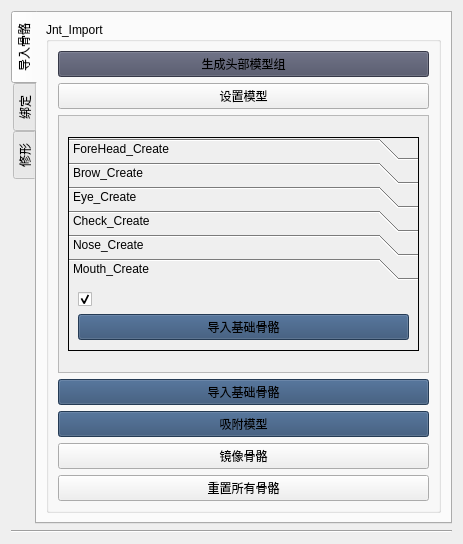
<?xml version="1.0" encoding="UTF-8"?>
<ui version="4.0">
 <class>faceUI_Form</class>
 <widget class="QWidget" name="faceUI_Form">
  <property name="geometry">
   <rect>
    <x>0</x>
    <y>0</y>
    <width>463</width>
    <height>508</height>
   </rect>
  </property>
  <property name="windowTitle">
   <string>faceUI_Win</string>
  </property>
  <layout class="QGridLayout" name="gridLayout">
   <item row="0" column="0">
    <layout class="QVBoxLayout" name="verticalLayout">
     <item>
      <widget class="QTabWidget" name="tabWidget">
       <property name="layoutDirection">
        <enum>Qt::LeftToRight</enum>
       </property>
       <property name="tabPosition">
        <enum>QTabWidget::West</enum>
       </property>
       <property name="tabShape">
        <enum>QTabWidget::Rounded</enum>
       </property>
       <property name="currentIndex">
        <number>0</number>
       </property>
       <widget class="QWidget" name="tabWidgetPage1">
        <attribute name="title">
         <string>导入骨骼</string>
        </attribute>
        <layout class="QGridLayout" name="gridLayout_2">
         <item row="2" column="0">
          <widget class="QGroupBox" name="groupBox_2">
           <property name="title">
            <string>Jnt_Import</string>
           </property>
           <layout class="QGridLayout" name="gridLayout_5">
            <item row="4" column="0">
             <widget class="QPushButton" name="rebulidAllBone_pushButton">
              <property name="text">
               <string>重置所有骨骼</string>
              </property>
             </widget>
            </item>
            <item row="3" column="0">
             <widget class="QPushButton" name="bneMir_pushButton">
              <property name="text">
               <string>镜像骨骼</string>
              </property>
             </widget>
            </item>
            <item row="0" column="0">
             <layout class="QGridLayout" name="gridLayout_18">
              <item row="0" column="0">
               <widget class="QPushButton" name="createheadmeshgrp_pushButton">
                <property name="styleSheet">
                 <string notr="true">
background-color: rgb(75, 78, 99);</string>
                </property>
                <property name="text">
                 <string>生成头部模型组</string>
                </property>
               </widget>
              </item>
              <item row="1" column="0">
               <widget class="QPushButton" name="setheadmesh_pushButton">
                <property name="text">
                 <string>设置模型</string>
                </property>
               </widget>
              </item>
              <item row="2" column="0">
               <widget class="QScrollArea" name="scrollArea">
                <property name="sizePolicy">
                 <sizepolicy hsizetype="Expanding" vsizetype="Fixed">
                  <horstretch>0</horstretch>
                  <verstretch>0</verstretch>
                 </sizepolicy>
                </property>
                <property name="widgetResizable">
                 <bool>true</bool>
                </property>
                <widget class="QWidget" name="scrollAreaWidgetContents">
                 <property name="geometry">
                  <rect>
                   <x>0</x>
                   <y>0</y>
                   <width>376</width>
                   <height>245</height>
                  </rect>
                 </property>
                 <layout class="QGridLayout" name="gridLayout_3">
                  <item row="1" column="0">
                   <widget class="QToolBox" name="toolBox">
                    <property name="sizePolicy">
                     <sizepolicy hsizetype="Preferred" vsizetype="Fixed">
                      <horstretch>0</horstretch>
                      <verstretch>0</verstretch>
                     </sizepolicy>
                    </property>
                    <property name="contextMenuPolicy">
                     <enum>Qt::DefaultContextMenu</enum>
                    </property>
                    <property name="acceptDrops">
                     <bool>true</bool>
                    </property>
                    <property name="layoutDirection">
                     <enum>Qt::LeftToRight</enum>
                    </property>
                    <property name="autoFillBackground">
                     <bool>true</bool>
                    </property>
                    <property name="frameShape">
                     <enum>QFrame::Panel</enum>
                    </property>
                    <property name="frameShadow">
                     <enum>QFrame::Plain</enum>
                    </property>
                    <property name="currentIndex">
                     <number>5</number>
                    </property>
                    <property name="tabSpacing">
                     <number>2</number>
                    </property>
                    <widget class="QWidget" name="page_4">
                     <property name="geometry">
                      <rect>
                       <x>0</x>
                       <y>0</y>
                       <width>356</width>
                       <height>69</height>
                      </rect>
                     </property>
                     <attribute name="label">
                      <string>ForeHead_Create</string>
                     </attribute>
                     <layout class="QGridLayout" name="gridLayout_4">
                      <item row="0" column="0">
                       <layout class="QVBoxLayout" name="verticalLayout_7">
                        <item>
                         <widget class="QCheckBox" name="checkBox_9">
                          <property name="text">
                           <string/>
                          </property>
                          <property name="checked">
                           <bool>true</bool>
                          </property>
                         </widget>
                        </item>
                        <item>
                         <widget class="QPushButton" name="importForeHeadBone_pushButton_15">
                          <property name="sizePolicy">
                           <sizepolicy hsizetype="Minimum" vsizetype="Fixed">
                            <horstretch>0</horstretch>
                            <verstretch>0</verstretch>
                           </sizepolicy>
                          </property>
                          <property name="styleSheet">
                           <string notr="true">background-color: rgba(46, 76, 113, 247);</string>
                          </property>
                          <property name="text">
                           <string>导入基础骨骼</string>
                          </property>
                         </widget>
                        </item>
                       </layout>
                      </item>
                     </layout>
                    </widget>
                    <widget class="QWidget" name="page_5">
                     <property name="geometry">
                      <rect>
                       <x>0</x>
                       <y>0</y>
                       <width>356</width>
                       <height>69</height>
                      </rect>
                     </property>
                     <attribute name="label">
                      <string>Brow_Create</string>
                     </attribute>
                     <layout class="QGridLayout" name="gridLayout_7">
                      <item row="0" column="0">
                       <widget class="QSplitter" name="splitter_2">
                        <property name="orientation">
                         <enum>Qt::Horizontal</enum>
                        </property>
                        <widget class="QWidget" name="layoutWidget_2">
                         <layout class="QVBoxLayout" name="verticalLayout_2">
                          <item>
                           <widget class="QCheckBox" name="checkBox_3">
                            <property name="text">
                             <string/>
                            </property>
                            <property name="checked">
                             <bool>true</bool>
                            </property>
                           </widget>
                          </item>
                          <item>
                           <widget class="QPushButton" name="importForeHeadBone_pushButton_9">
                            <property name="sizePolicy">
                             <sizepolicy hsizetype="Minimum" vsizetype="Fixed">
                              <horstretch>0</horstretch>
                              <verstretch>0</verstretch>
                             </sizepolicy>
                            </property>
                            <property name="styleSheet">
                             <string notr="true">background-color: rgba(46, 76, 113, 247);</string>
                            </property>
                            <property name="text">
                             <string>导入基础骨骼</string>
                            </property>
                           </widget>
                          </item>
                         </layout>
                        </widget>
                       </widget>
                      </item>
                     </layout>
                    </widget>
                    <widget class="QWidget" name="page_6">
                     <property name="geometry">
                      <rect>
                       <x>0</x>
                       <y>0</y>
                       <width>356</width>
                       <height>69</height>
                      </rect>
                     </property>
                     <attribute name="label">
                      <string>Eye_Create</string>
                     </attribute>
                     <layout class="QGridLayout" name="gridLayout_8">
                      <item row="0" column="0">
                       <widget class="QSplitter" name="splitter_3">
                        <property name="orientation">
                         <enum>Qt::Horizontal</enum>
                        </property>
                        <widget class="QWidget" name="layoutWidget_4">
                         <layout class="QVBoxLayout" name="verticalLayout_3">
                          <item>
                           <widget class="QCheckBox" name="checkBox_5">
                            <property name="text">
                             <string/>
                            </property>
                            <property name="checked">
                             <bool>true</bool>
                            </property>
                           </widget>
                          </item>
                          <item>
                           <widget class="QPushButton" name="importForeHeadBone_pushButton_11">
                            <property name="sizePolicy">
                             <sizepolicy hsizetype="Minimum" vsizetype="Fixed">
                              <horstretch>0</horstretch>
                              <verstretch>0</verstretch>
                             </sizepolicy>
                            </property>
                            <property name="styleSheet">
                             <string notr="true">background-color: rgba(46, 76, 113, 247);</string>
                            </property>
                            <property name="text">
                             <string>导入基础骨骼</string>
                            </property>
                           </widget>
                          </item>
                         </layout>
                        </widget>
                       </widget>
                      </item>
                     </layout>
                    </widget>
                    <widget class="QWidget" name="page_7">
                     <property name="geometry">
                      <rect>
                       <x>0</x>
                       <y>0</y>
                       <width>356</width>
                       <height>69</height>
                      </rect>
                     </property>
                     <attribute name="label">
                      <string>Check_Create</string>
                     </attribute>
                     <layout class="QGridLayout" name="gridLayout_9">
                      <item row="0" column="0">
                       <widget class="QSplitter" name="splitter_4">
                        <property name="orientation">
                         <enum>Qt::Horizontal</enum>
                        </property>
                        <widget class="QWidget" name="layoutWidget_3">
                         <layout class="QVBoxLayout" name="verticalLayout_4">
                          <item>
                           <widget class="QCheckBox" name="checkBox_4">
                            <property name="text">
                             <string/>
                            </property>
                            <property name="checked">
                             <bool>true</bool>
                            </property>
                           </widget>
                          </item>
                          <item>
                           <widget class="QPushButton" name="importForeHeadBone_pushButton_10">
                            <property name="sizePolicy">
                             <sizepolicy hsizetype="Minimum" vsizetype="Fixed">
                              <horstretch>0</horstretch>
                              <verstretch>0</verstretch>
                             </sizepolicy>
                            </property>
                            <property name="styleSheet">
                             <string notr="true">background-color: rgba(46, 76, 113, 247);</string>
                            </property>
                            <property name="text">
                             <string>导入基础骨骼</string>
                            </property>
                           </widget>
                          </item>
                         </layout>
                        </widget>
                       </widget>
                      </item>
                     </layout>
                    </widget>
                    <widget class="QWidget" name="page_8">
                     <property name="geometry">
                      <rect>
                       <x>0</x>
                       <y>0</y>
                       <width>356</width>
                       <height>69</height>
                      </rect>
                     </property>
                     <attribute name="label">
                      <string>Nose_Create</string>
                     </attribute>
                     <layout class="QGridLayout" name="gridLayout_10">
                      <item row="0" column="0">
                       <widget class="QSplitter" name="splitter_5">
                        <property name="orientation">
                         <enum>Qt::Horizontal</enum>
                        </property>
                        <widget class="QWidget" name="layoutWidget_5">
                         <layout class="QVBoxLayout" name="verticalLayout_5">
                          <item>
                           <widget class="QCheckBox" name="checkBox_6">
                            <property name="text">
                             <string/>
                            </property>
                            <property name="checked">
                             <bool>true</bool>
                            </property>
                           </widget>
                          </item>
                          <item>
                           <widget class="QPushButton" name="importForeHeadBone_pushButton_12">
                            <property name="sizePolicy">
                             <sizepolicy hsizetype="Minimum" vsizetype="Fixed">
                              <horstretch>0</horstretch>
                              <verstretch>0</verstretch>
                             </sizepolicy>
                            </property>
                            <property name="styleSheet">
                             <string notr="true">background-color: rgba(46, 76, 113, 247);</string>
                            </property>
                            <property name="text">
                             <string>导入基础骨骼</string>
                            </property>
                           </widget>
                          </item>
                         </layout>
                        </widget>
                       </widget>
                      </item>
                     </layout>
                    </widget>
                    <widget class="QWidget" name="page_9">
                     <property name="geometry">
                      <rect>
                       <x>0</x>
                       <y>0</y>
                       <width>356</width>
                       <height>69</height>
                      </rect>
                     </property>
                     <attribute name="label">
                      <string>Mouth_Create</string>
                     </attribute>
                     <layout class="QGridLayout" name="gridLayout_11">
                      <item row="0" column="0">
                       <widget class="QSplitter" name="splitter_6">
                        <property name="orientation">
                         <enum>Qt::Horizontal</enum>
                        </property>
                        <widget class="QWidget" name="layoutWidget_6">
                         <layout class="QVBoxLayout" name="verticalLayout_6">
                          <item>
                           <widget class="QCheckBox" name="checkBox_7">
                            <property name="text">
                             <string/>
                            </property>
                            <property name="checked">
                             <bool>true</bool>
                            </property>
                           </widget>
                          </item>
                          <item>
                           <widget class="QPushButton" name="importForeHeadBone_pushButton_13">
                            <property name="sizePolicy">
                             <sizepolicy hsizetype="Minimum" vsizetype="Fixed">
                              <horstretch>0</horstretch>
                              <verstretch>0</verstretch>
                             </sizepolicy>
                            </property>
                            <property name="styleSheet">
                             <string notr="true">background-color: rgba(46, 76, 113, 247);</string>
                            </property>
                            <property name="text">
                             <string>导入基础骨骼</string>
                            </property>
                           </widget>
                          </item>
                         </layout>
                        </widget>
                       </widget>
                      </item>
                     </layout>
                    </widget>
                   </widget>
                  </item>
                 </layout>
                </widget>
               </widget>
              </item>
             </layout>
            </item>
            <item row="2" column="0">
             <widget class="QPushButton" name="snapForeHeadMeshToHeadMesh_pushButton">
              <property name="styleSheet">
               <string notr="true">background-color: rgba(46, 76, 113, 247);</string>
              </property>
              <property name="text">
               <string>吸附模型</string>
              </property>
             </widget>
            </item>
            <item row="1" column="0">
             <widget class="QPushButton" name="importForeHeadBone_pushButton">
              <property name="sizePolicy">
               <sizepolicy hsizetype="Minimum" vsizetype="Fixed">
                <horstretch>0</horstretch>
                <verstretch>0</verstretch>
               </sizepolicy>
              </property>
              <property name="styleSheet">
               <string notr="true">background-color: rgba(46, 76, 113, 247);</string>
              </property>
              <property name="text">
               <string>导入基础骨骼</string>
              </property>
             </widget>
            </item>
           </layout>
          </widget>
         </item>
        </layout>
       </widget>
       <widget class="QWidget" name="tabWidgetPage2">
        <attribute name="title">
         <string>绑定</string>
        </attribute>
        <widget class="QPushButton" name="pushButton_2">
         <property name="geometry">
          <rect>
           <x>410</x>
           <y>30</y>
           <width>75</width>
           <height>23</height>
          </rect>
         </property>
         <property name="text">
          <string>LoadMesh</string>
         </property>
        </widget>
        <widget class="QPushButton" name="pushButton_3">
         <property name="geometry">
          <rect>
           <x>80</x>
           <y>460</y>
           <width>75</width>
           <height>23</height>
          </rect>
         </property>
         <property name="text">
          <string>Rigging</string>
         </property>
        </widget>
       </widget>
       <widget class="QWidget" name="tabWidgetPage3">
        <attribute name="title">
         <string>修形</string>
        </attribute>
        <widget class="QGroupBox" name="groupBox_3">
         <property name="geometry">
          <rect>
           <x>40</x>
           <y>30</y>
           <width>301</width>
           <height>371</height>
          </rect>
         </property>
         <property name="title">
          <string>BlendShape</string>
         </property>
        </widget>
       </widget>
      </widget>
     </item>
     <item>
      <widget class="Line" name="line">
       <property name="orientation">
        <enum>Qt::Horizontal</enum>
       </property>
      </widget>
     </item>
    </layout>
   </item>
  </layout>
 </widget>
 <resources/>
 <connections/>
</ui>
